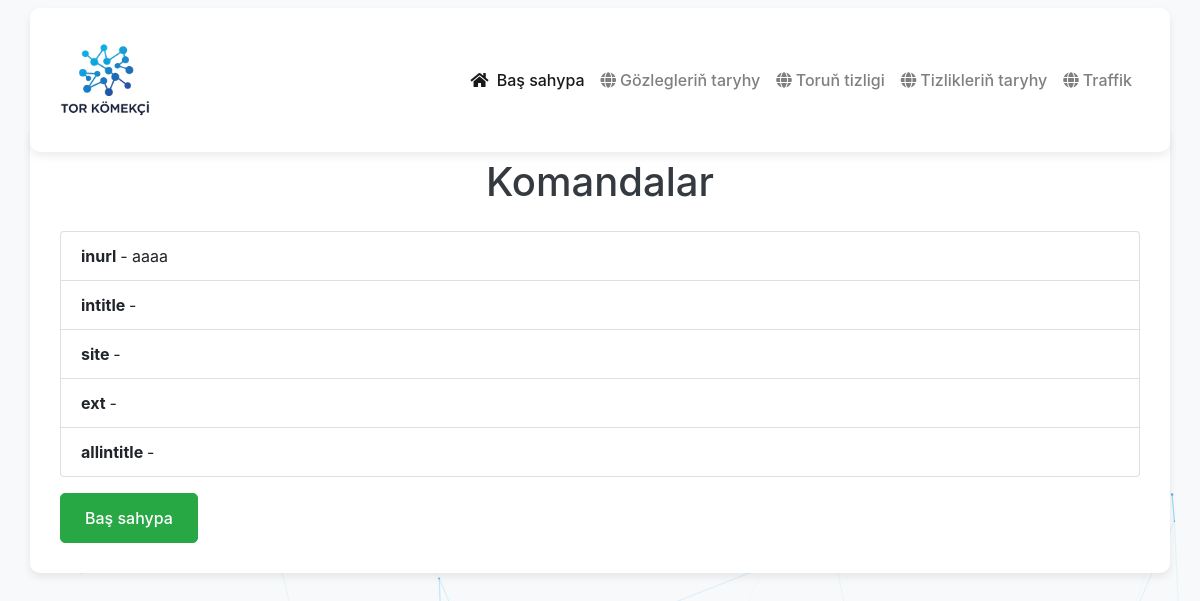
/list/, run on an earlier commit of the app's database.
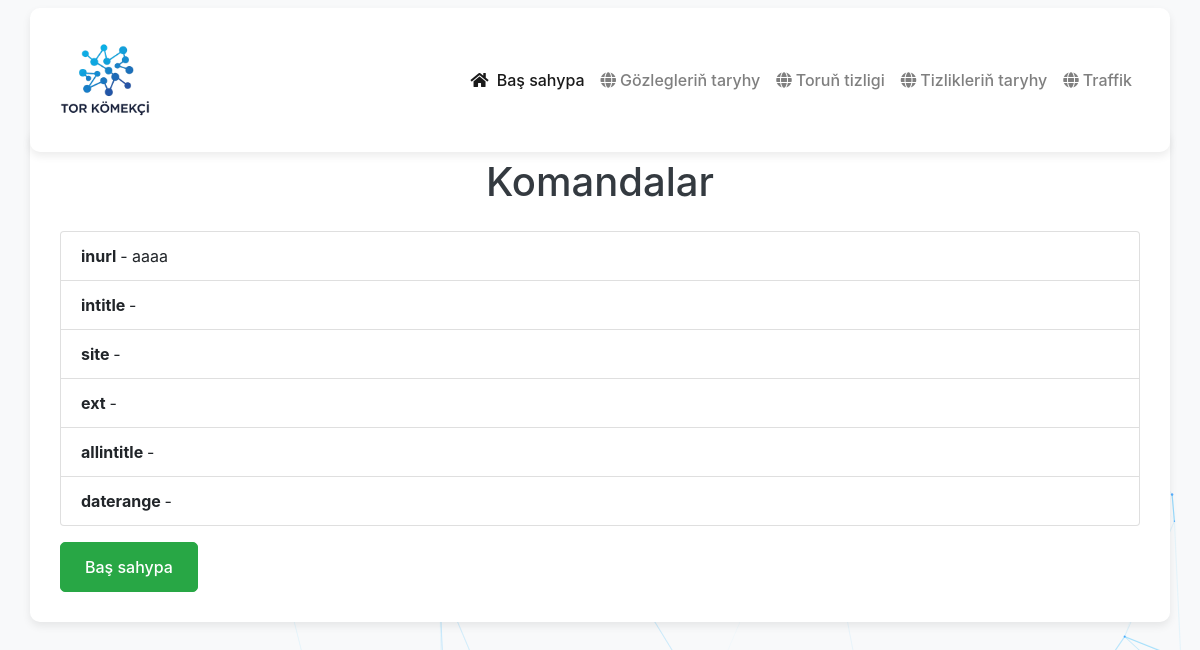
And on a later commit of the database.
### app/models.py (models this page shows, shortened)
class Commands(models.Model):
    command = models.CharField(max_length=255, null=True)
    description = models.TextField(blank=True)
    class Meta:
        verbose_name="Buýruk"
        verbose_name_plural="Buýruklar"

### app/views.py (the view)
# urls.py: path('list/', com_list, name='com_list'),
def com_list(request):
    results = Commands.objects.all()
    return render(request, 'speed_tester/command_list.html', {'results': results})

### app/templates/speed_tester/command_list.html
{% extends "layouts.html" %}
{% load static %}
{% block content %}
<div class="container mt-5">
    <h1>Komandalar</h1>
    {% if results %}
        <ul class="list-group">
            {% for result in results %}
                <li class="list-group-item">
                    <strong>{{ result.command }} </strong> - {{ result.description }}
                </li>
            {% endfor %}
        </ul>
        <a href="{% url 'home' %}" class="btn btn-success mt-3">Baş sahypa</a>
    {% endif %}
</div>
{% endblock %}

What changed in the data, as far as the page shows it:
added Commands: command "daterange"
